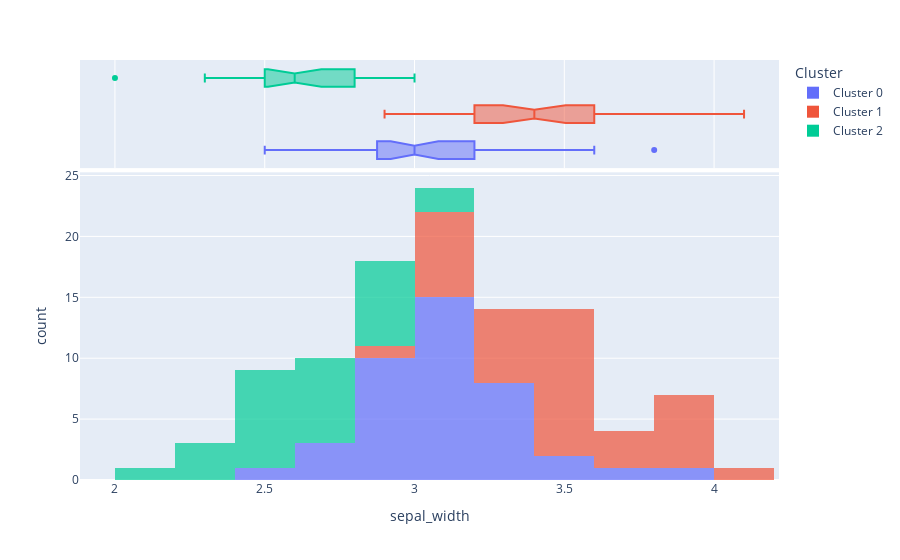

Notebook source saved alongside this figure:
### Code cell
# plots
clustering.plot_model(
    model=clustering_model,
    plot='distribution',
    feature='sepal_width'
)

### Figure 1 — Plotly figure (JSON) as saved in the notebook; plotly's stock layout.template omitted (floating-point values rounded to 4 significant figures; data arrays with more than 128 entries replaced by an {"elided": "..."} marker saying what was removed)
{"data": [{"alignmentgroup": "True", "bingroup": "x", "hovertemplate": "Cluster=Cluster 0<br>sepal_width=%{x}<br>count=%{y}<extra></extra>", "legendgroup": "Cluster 0", "marker": {"color": "#636efa", "opacity": 0.7}, "name": "Cluster 0", "offsetgroup": "Cluster 0", "orientation": "v", "showlegend": true, "type": "histogram", "x": [3.1, 2.8, 3.1, 3, 3, 2.9, 3.2, 3.1, 3.2, 2.9, 3.8, 3, 3.2, 3.1, 3.1, 2.9, 3, 3.2, 2.8, 2.5, 2.7, 3.4, 2.8, 3.1, 3, 3, 3.4, 2.6, 3.3, 2.7, 3, 3.6, 2.8, 3.2, 3, 3.3, 2.8, 3, 3.2, 2.9, 2.8], "xaxis": "x", "yaxis": "y"}, {"alignmentgroup": "True", "customdata": {"elided": "41x6 mixed values"}, "hovertemplate": "Cluster=%{customdata[5]}<br>sepal_width=%{customdata[1]}<br>sepal_length=%{customdata[0]}<br>petal_length=%{customdata[2]}<br>petal_width=%{customdata[3]}<br>species=%{customdata[4]}<extra></extra>", "legendgroup": "Cluster 0", "marker": {"color": "#636efa"}, "name": "Cluster 0", "notched": true, "offsetgroup": "Cluster 0", "showlegend": false, "type": "box", "x": [3.1, 2.8, 3.1, 3, 3, 2.9, 3.2, 3.1, 3.2, 2.9, 3.8, 3, 3.2, 3.1, 3.1, 2.9, 3, 3.2, 2.8, 2.5, 2.7, 3.4, 2.8, 3.1, 3, 3, 3.4, 2.6, 3.3, 2.7, 3, 3.6, 2.8, 3.2, 3, 3.3, 2.8, 3, 3.2, 2.9, 2.8], "xaxis": "x2", "yaxis": "y2"}, {"alignmentgroup": "True", "bingroup": "x", "hovertemplate": "Cluster=Cluster 1<br>sepal_width=%{x}<br>count=%{y}<extra></extra>", "legendgroup": "Cluster 1", "marker": {"color": "#EF553B", "opacity": 0.7}, "name": "Cluster 1", "offsetgroup": "Cluster 1", "orientation": "v", "showlegend": true, "type": "histogram", "x": [3.8, 3.3, 3.5, 3, 3, 3.8, 3.7, 3.2, 3.9, 3.4, 3, 3.4, 3.6, 3.3, 3.5, 3.4, 2.9, 3.8, 3.1, 3.2, 3.2, 3.5, 3.1, 3.5, 3.9, 3, 3.8, 3, 3.4, 3.6, 3.5, 3.4, 3.5, 3.4, 4.1, 3.2], "xaxis": "x", "yaxis": "y"}, {"alignmentgroup": "True", "customdata": {"elided": "36x6 mixed values"}, "hovertemplate": "Cluster=%{customdata[5]}<br>sepal_width=%{customdata[1]}<br>sepal_length=%{customdata[0]}<br>petal_length=%{customdata[2]}<br>petal_width=%{customdata[3]}<br>species=%{customdata[4]}<extra></extra>", "legendgroup": "Cluster 1", "marker": {"color": "#EF553B"}, "name": "Cluster 1", "notched": true, "offsetgroup": "Cluster 1", "showlegend": false, "type": "box", "x": [3.8, 3.3, 3.5, 3, 3, 3.8, 3.7, 3.2, 3.9, 3.4, 3, 3.4, 3.6, 3.3, 3.5, 3.4, 2.9, 3.8, 3.1, 3.2, 3.2, 3.5, 3.1, 3.5, 3.9, 3, 3.8, 3, 3.4, 3.6, 3.5, 3.4, 3.5, 3.4, 4.1, 3.2], "xaxis": "x2", "yaxis": "y2"}, {"alignmentgroup": "True", "bingroup": "x", "hovertemplate": "Cluster=Cluster 2<br>sepal_width=%{x}<br>count=%{y}<extra></extra>", "legendgroup": "Cluster 2", "marker": {"color": "#00cc96", "opacity": 0.7}, "name": "Cluster 2", "offsetgroup": "Cluster 2", "orientation": "v", "showlegend": true, "type": "histogram", "x": [2.5, 2.5, 2.7, 3, 2.7, 2.3, 3, 2.8, 2.5, 2.9, 2.5, 2.3, 2.5, 2.6, 2, 2.9, 2.6, 2.5, 2.4, 2.4, 2.9, 2.8, 2.3, 2.8, 2.7, 2.7, 2.9, 2.6], "xaxis": "x", "yaxis": "y"}, {"alignmentgroup": "True", "customdata": {"elided": "28x6 mixed values"}, "hovertemplate": "Cluster=%{customdata[5]}<br>sepal_width=%{customdata[1]}<br>sepal_length=%{customdata[0]}<br>petal_length=%{customdata[2]}<br>petal_width=%{customdata[3]}<br>species=%{customdata[4]}<extra></extra>", "legendgroup": "Cluster 2", "marker": {"color": "#00cc96"}, "name": "Cluster 2", "notched": true, "offsetgroup": "Cluster 2", "showlegend": false, "type": "box", "x": [2.5, 2.5, 2.7, 3, 2.7, 2.3, 3, 2.8, 2.5, 2.9, 2.5, 2.3, 2.5, 2.6, 2, 2.9, 2.6, 2.5, 2.4, 2.4, 2.9, 2.8, 2.3, 2.8, 2.7, 2.7, 2.9, 2.6], "xaxis": "x2", "yaxis": "y2"}], "layout": {"barmode": "relative", "legend": {"title": {"text": "Cluster"}, "tracegroupgap": 0}, "margin": {"t": 60}, "xaxis": {"anchor": "y", "domain": [0, 1], "title": {"text": "sepal_width"}}, "xaxis2": {"anchor": "y2", "domain": [0, 1], "matches": "x", "showgrid": true, "showticklabels": false}, "yaxis": {"anchor": "x", "domain": [0, 0.7326], "title": {"text": "count"}}, "yaxis2": {"anchor": "x2", "domain": [0.7426, 1], "matches": "y2", "showgrid": false, "showline": false, "showticklabels": false, "ticks": ""}}}
